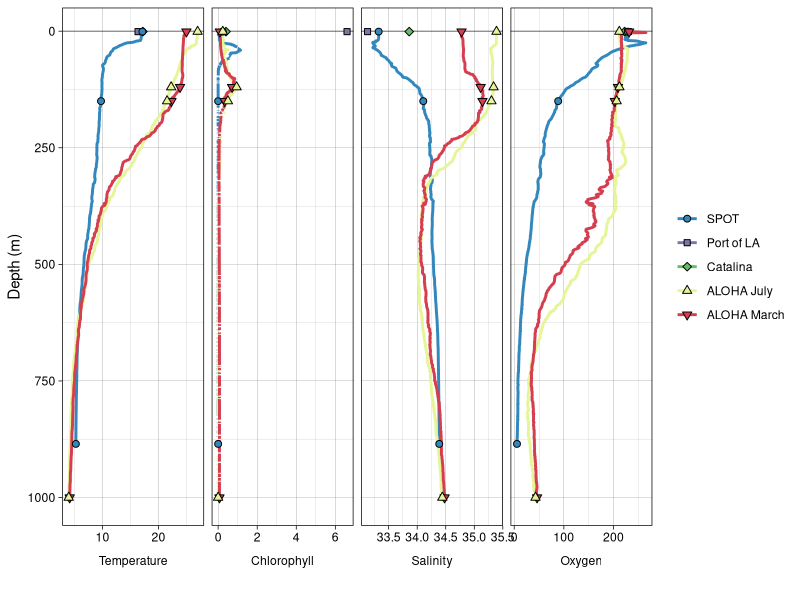
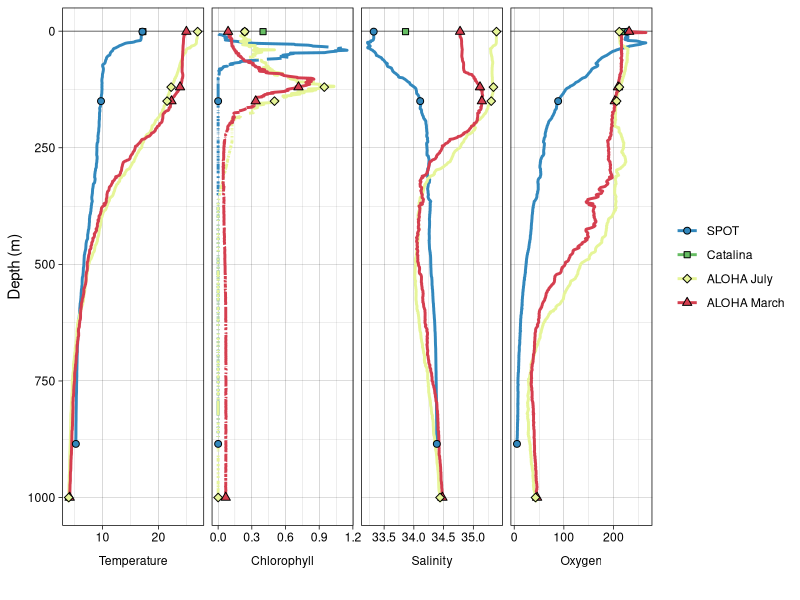

Recreate these plots in R, in order. (Note: this script raises an error after producing the figures.)
## ---- chunk 1
knitr::opts_chunk$set(echo = TRUE)
## ---- chunk 2
library(tidyverse)
## ---- chunk 3
tmp_all_metadata <- read.csv("input-data/All_metadata.csv")
# colnames(tmp_all_metadata)
# unique(tmp_all_metadata$Site)
# View(tmp_all_metadata)
july <- read.delim("input-data/flor_env_ALOHAJuly_SPOT.txt")
march <- read.delim("input-data/flour_ALOHAMarch.txt")
## ---- chunk 4
# head(july)
# head(march)
fluor <- july %>% 
  left_join(march) %>% 
  pivot_longer(cols = SPOT:ALOHAMarch, names_to = "Site", values_to = "Fluor")
# unique(fluor$Site)
metadata_all <- tmp_all_metadata %>% 
  filter((!Site == "ALOHA")) %>% 
  select(-X) %>% 
  left_join(fluor) %>% 
  pivot_longer(cols = Temp:Fluor, names_to = "VARIABLE", values_to = "VALUE")
# head(metadata_all)
# unique(metadata_all$Site)
## ---- chunk 5
site_order <- c("SPOT", "PortofLA", "Catalina", "ALOHAJuly", "ALOHAMarch")
site_label <- c("SPOT", "Port of LA", "Catalina", "ALOHA July", "ALOHA March")
site_color_fill <- c("#3288bd", "#8073ac", "#66bd63", "#e6f598", "#d53e4f")
site_color_fill_nopola <- c("#3288bd", "#66bd63", "#e6f598", "#d53e4f")
## ---- chunk 6
spot<-c(1,150,885)
spotsite<-c("SPOT", "Catalina", "PortofLA")
aloha<-c(1,120,150,1000)

metadata_pt_depth <- metadata_all %>% 
  filter(Site %in% spotsite & Depth %in% spot | grepl("ALOHA", Site) & Depth %in% aloha) %>% 
  add_column(Label = "discrete") %>% 
  mutate(VAR_ORDER = factor(VARIABLE, levels = c("Temp", "Fluor", "Sal", "Oxy"), labels = c("Temperature", "Chlorophyll", "Salinity", "Oxygen"))) %>% 
  mutate(SITE_ORDER = factor(Site, levels = site_order, labels = site_label))
# unique(metadata_all$Site)
## ---- chunk 7
allenv <- metadata_all %>% 
  mutate(VAR_ORDER = factor(VARIABLE, levels = c("Temp", "Fluor", "Sal", "Oxy"), labels = c("Temperature", "Chlorophyll", "Salinity", "Oxygen"))) %>% 
  mutate(SITE_ORDER = factor(Site, levels = site_order, labels = site_label)) %>% 
  arrange(Depth) %>% 
  ggplot(aes(y = Depth, x = VALUE)) +
  geom_hline(yintercept = 0, alpha = 0.3) +
  geom_path(size = 1, aes(color = SITE_ORDER)) +
  geom_point(data = metadata_pt_depth, size = 2, aes(y = Depth, x = VALUE, fill = SITE_ORDER, shape = SITE_ORDER)) +
    scale_shape_manual(values = c(21, 22, 23, 24, 25)) +
    scale_fill_manual(values = site_color_fill) +
    scale_color_manual(values = site_color_fill) +
  scale_y_reverse() +
  facet_grid(. ~ VAR_ORDER, scales = "free", switch = "both") +
  theme_linedraw() +
  labs(x = "", y = "Depth (m)") +
  theme(strip.background = element_blank(),
        strip.placement = "outside",
        strip.text = element_text(color = "black"),
        legend.title = element_blank())

allenv
## ---- chunk 8
no_pola <- metadata_all %>% 
  mutate(VAR_ORDER = factor(VARIABLE, levels = c("Temp", "Fluor", "Sal", "Oxy"), labels = c("Temperature", "Chlorophyll", "Salinity", "Oxygen"))) %>% 
  mutate(SITE_ORDER = factor(Site, levels = site_order, labels = site_label)) %>% 
  arrange(Depth) %>% 
  filter(Site != "PortofLA") %>% 
  ggplot(aes(y = Depth, x = VALUE)) +
  geom_hline(yintercept = 0, alpha = 0.3) +
  geom_path(size = 1, aes(color = SITE_ORDER)) +
  geom_point(data = (metadata_pt_depth %>% filter(Site != "PortofLA")), size = 2, aes(y = Depth, x = VALUE, fill = SITE_ORDER, shape = SITE_ORDER)) +
    scale_shape_manual(values = c(21, 22, 23, 24, 25)) +
    scale_fill_manual(values = site_color_fill_nopola) +
    scale_color_manual(values = site_color_fill_nopola) +
  scale_y_reverse() +
  facet_grid(. ~ VAR_ORDER, scales = "free", switch = "both") +
  theme_linedraw() +
  labs(x = "", y = "Depth (m)") +
  theme(strip.background = element_blank(),
        strip.placement = "outside",
        strip.text = element_text(color = "black"),
        legend.title = element_blank())

no_pola
## ---- chunk 9
# svg("figs/water-col.svg", w = 8, h = 7)
allenv + no_pola + patchwork::plot_layout(ncol = 1)
# dev.off()

# Requires manual modification of chlorophyll with Port of LA sample
